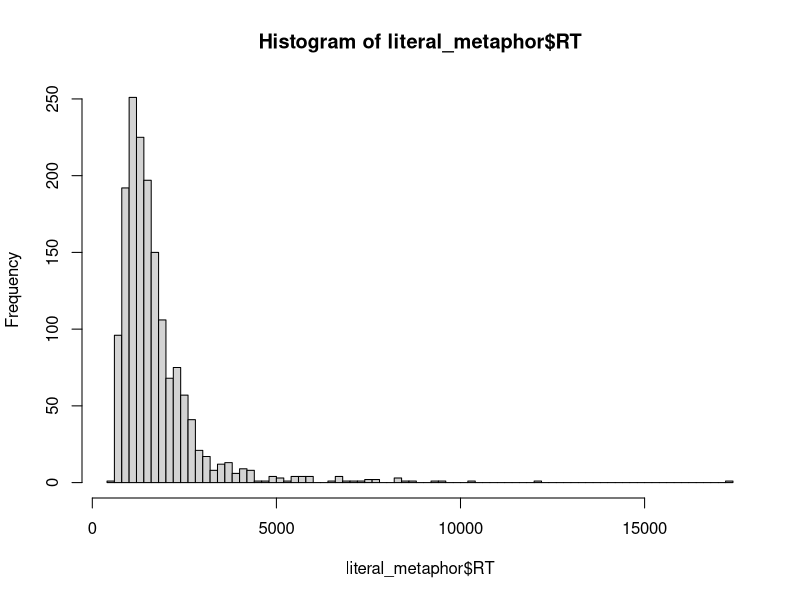
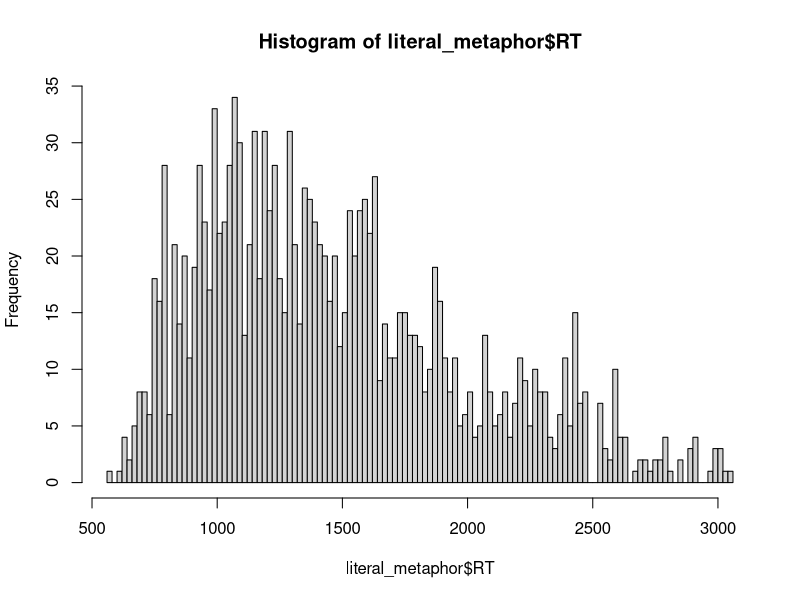

Write the R code that produced these figures, in order. (Note: this script raises an error after producing the figures.)
library(tidyverse)
df <-read_csv('results.csv')
unique(df$Item)
participants <- read_csv('participants.csv')
participants <- participants[participants$errors_verbs <= 15, ]
participants <- c(participants$id)
df %>% 
  filter(RT < 20000,
         RT > 0,
         Correct >= 0) %>% 
  mutate(log_RT = log(RT)) ->
  filtered

filtered <- filtered[ filtered$id %in% participants, ]
library(dplyr)
filtered %>%
  mutate(Freq_Type = case_when(
    filtered$Type == 'lhm' ~ "high",
    filtered$Type == 'lhb' ~ "high",
    filtered$Type == 'hb' ~ "high",
    filtered$Type == 'hm' ~ "high",
    filtered$Type == 'llm' ~ "low",
    filtered$Type == 'llb' ~ "low",
    filtered$Type == 'lb' ~ "low",
    filtered$Type == 'lm' ~ "low",
  )) -> filtered

filtered %>%
  mutate(Type = case_when(
    filtered$Type == 'lhm' ~ "literal_m_v",
    filtered$Type == 'lhb' ~ "literal_b_v",
    filtered$Type == 'hb' ~ "bleaching_v",
    filtered$Type == 'hm' ~ "metaphor_v",
    filtered$Type == 'llm' ~ "literal_m_v",
    filtered$Type == 'llb' ~ "literal_b_v",
    filtered$Type == 'lb' ~ "bleaching_v",
    filtered$Type == 'lm' ~ "metaphor_v",
  )) -> filtered

filtered <- filtered[complete.cases(filtered), ]

literal_metaphor <- filtered[filtered$Type == 'literal_m_v' | filtered$Type == 'metaphor_v', ]
literal_bleaching <- filtered[filtered$Type == 'literal_b_v' | filtered$Type == 'bleaching_v', ]

hist(literal_metaphor$RT, breaks= 100)

literal_metaphor %>%
  filter(Freq_Type == 'high') -> high_literal_metaphor

literal_m_high <- high_literal_metaphor[high_literal_metaphor$Type == 'literal_m_v',]
literal_m_high <- 
  literal_m_high[literal_m_high$RT > (mean(literal_m_high$RT) - 2*sd(literal_m_high$RT)) & 
              literal_m_high$RT < (mean(literal_m_high$RT) + 2*sd(literal_m_high$RT)), ]


metaphor_high <- high_literal_metaphor[high_literal_metaphor$Type == 'metaphor_v',]
metaphor_high <- metaphor_high[metaphor_high$RT > (mean(metaphor_high$RT) - 2*sd(metaphor_high$RT)) & 
                                 metaphor_high$RT < (mean(metaphor_high$RT) + 2*sd(metaphor_high$RT)), ]


literal_metaphor %>%
  filter(Freq_Type == 'low') -> low_literal_metaphor

literal_m_low <- low_literal_metaphor[low_literal_metaphor$Type == 'literal_m_v',]
literal_m_low <- 
  literal_m_low[literal_m_low$RT > (mean(literal_m_low$RT) - 2*sd(literal_m_low$RT)) & 
                  literal_m_low$RT < (mean(literal_m_low$RT) + 2*sd(literal_m_low$RT)), ]


metaphor_low <- low_literal_metaphor[low_literal_metaphor$Type == 'metaphor_v',]
metaphor_low <- metaphor_low[metaphor_low$RT > (mean(metaphor_low$RT) - 2*sd(metaphor_low$RT)) & 
                              metaphor_low$RT < (mean(metaphor_low$RT) + 2*sd(metaphor_low$RT)), ]


low_m <- rbind(literal_m_low, metaphor_low)
low_m <- low_m[low_m$RT > (mean(low_m$RT) - 2*sd(low_m$RT)) & 
                 low_m$RT < (mean(low_m$RT) + 2*sd(low_m$RT)), ]

high_m <- rbind(literal_m_high, metaphor_high)
high_m <- high_m[high_m$RT > (mean(high_m$RT) - 2*sd(high_m$RT)) & 
                   high_m$RT < (mean(high_m$RT) + 2*sd(high_m$RT)), ]

literal_metaphor <- rbind(low_m, high_m)

hist(literal_metaphor$RT, breaks= 100)

unique(literal_metaphor$Item)
#####
literal_bleaching %>%
  filter(Freq_Type == 'high') -> high_literal_bleaching

literal_b_high <- high_literal_bleaching[high_literal_bleaching$Type == 'literal_b_v',]
literal_b_high <- 
 literal_b_high[literal_b_high$RT > (mean(literal_b_high$RT) - 2*sd(literal_b_high$RT)) & 
                   literal_b_high$RT < (mean(literal_b_high$RT) + 2*sd(literal_b_high$RT)), ]


bleaching_high <- high_literal_bleaching[high_literal_bleaching$Type == 'bleaching_v',]
bleaching_high <- bleaching_high[bleaching_high$RT > (mean(bleaching_high$RT) - 2*sd(bleaching_high$RT)) & 
                                   bleaching_high$RT < (mean(bleaching_high$RT) + 2*sd(bleaching_high$RT)), ]


literal_bleaching %>%
  filter(Freq_Type == 'low') -> low_literal_bleaching

literal_b_low <- low_literal_bleaching[low_literal_bleaching$Type == 'literal_b_v',]
literal_b_low <- 
  literal_b_low[literal_b_low$RT > (mean(literal_b_low$RT) - 2*sd(literal_b_low$RT)) & 
                  literal_b_low$RT < (mean(literal_b_low$RT) + 2*sd(literal_b_low$RT)), ]


bleaching_low <- low_literal_bleaching[low_literal_bleaching$Type == 'bleaching_v',]
bleaching_low <- bleaching_low[bleaching_low$RT > (mean(bleaching_low$RT) - 2*sd(bleaching_low$RT)) & 
                                 bleaching_low$RT < (mean(bleaching_low$RT) + 2*sd(bleaching_low$RT)), ]

low_b <- rbind(literal_b_low, bleaching_low)
low_b <- low_b[low_b$RT > (mean(low_b$RT) - 2*sd(low_b$RT)) & 
                 low_b$RT < (mean(low_b$RT) + 2*sd(low_b$RT)), ]

high_b <- rbind(literal_b_high, bleaching_high)
high_b <- high_b[high_b$RT > (mean(high_b$RT) - 2*sd(high_b$RT)) & 
                   high_b$RT < (mean(high_b$RT) + 2*sd(high_b$RT)), ]

literal_bleaching <- rbind(low_b, high_b)

##### code ALop
literal_metaphor$Type <- as.factor(literal_metaphor$Type)
literal_metaphor$Type <- relevel(literal_metaphor$Type, ref = "literal_m_v")
literal_metaphor$Freq_Type <- as.factor(literal_metaphor$Freq_Type)
contrasts(literal_metaphor$Freq_Type) <- contr.sum(2)
levels(literal_metaphor$Freq_Type)
levels(literal_metaphor$Type)

literal_metaphor$id <- as.factor(literal_metaphor$id)
literal_metaphor$Item <- as.factor(literal_metaphor$Item)

lime1 <- lmer(log_RT ~ Freq_Type/Type + 
                (1|id) + (1|Item), 
              data = literal_metaphor, REML = FALSE,
              control = lmerControl(optimizer = "bobyqa"))
qqnorm(residuals(lime1))
summary(lime1)


lime1_correct <- glmer(Correct ~ Freq_Type/Type + 
                         (1|id) + (1|Item), 
                       data = literal_metaphor, family = binomial,
                       control = glmerControl(optimizer = "bobyqa"))
summary(lime1_correct)


literal_bleaching$Type <- as.factor(literal_bleaching$Type)
literal_bleaching$Type <- relevel(literal_bleaching$Type, ref = "literal_b_v")

#literal_bleaching$Freq_Type <- ifelse(literal_bleaching$freq>500, 'high', 'low')
literal_bleaching$Freq_Type <- as.factor(literal_bleaching$Freq_Type)

contrasts(literal_bleaching$Freq_Type) <- contr.sum(2)
levels(literal_bleaching$Freq_Type)
levels(literal_bleaching$Type)

literal_bleaching$id <- as.factor(literal_bleaching$id)
literal_bleaching$Item <- as.factor(literal_bleaching$Item)

lime2 <- lmer(log_RT ~ Freq_Type/Type + 
                (1|id) + (1|Item), 
              data = literal_bleaching, REML = FALSE,
              control = lmerControl(optimizer = "bobyqa"))


qqnorm(residuals(lime2))
summary(lime2)

lime2_correct <- glmer(Correct ~ Freq_Type/Type + 
                         (1|id) + (1|Item), 
                       data = literal_bleaching, family = binomial,
                       control = glmerControl(optimizer = "bobyqa"))
summary(lime2_correct)

literal_metaphor[literal_metaphor$Type=='literal_m_v' & literal_metaphor$Correct==0 & literal_metaphor$Freq_Type=='high',]
